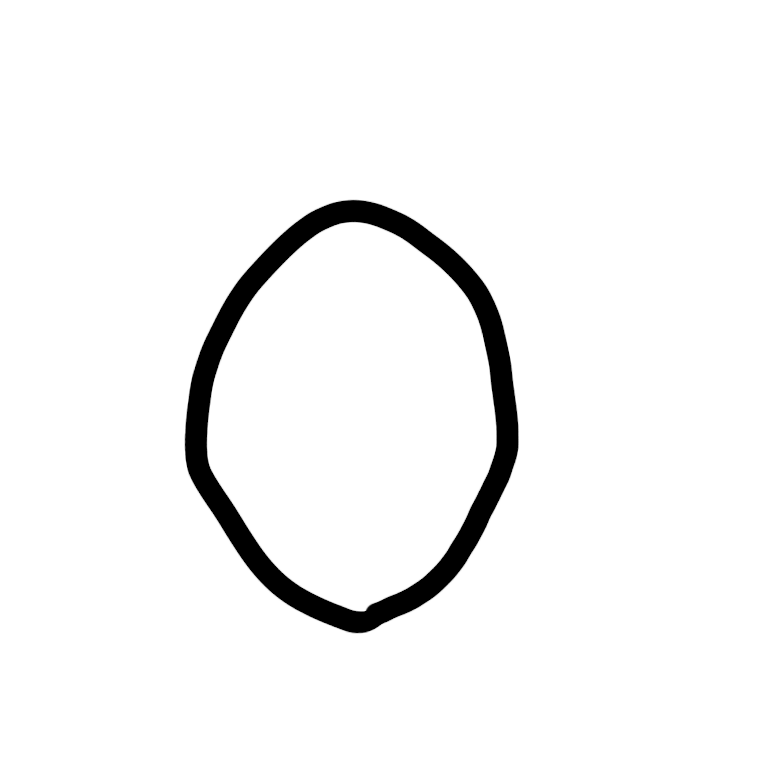
#> input picture handwrite_numbers/0_1.png, 768 x 768 px; its folder holds 4 pictures in this run
$ python logi.py
#> lines starting #> are read from the running program, lines starting #| are printed output that depends on the picture
### パッケージ（os, numpy, PIL, matplotlib）のインポート
# os: ディレクトリの操作を簡単にするモジュール
import os
# numpy(np): 配列計算の効率化モジュール
import numpy as np
# pillow(PIL): 画像データ処理のモジュール
from PIL import Image
# matplotlib(plt): 画像を表示するためのモジュール
import matplotlib.pyplot as plt

# sklearnのインポート
import sklearn
# 手書き文字のデータ(load_digits)
from sklearn.datasets import load_digits
# ロジスティック回帰のモジュール(LogisticRegression)
from sklearn.linear_model import LogisticRegression
# 教師データの分割をするモジュール(train_test_split)
# 参考文献では、`from sklearn.cross_validation import train_test_split`だったが、現在は以下が正しい
from sklearn.model_selection import train_test_split

# timeit: 処理時間を測定するためのモジュール
import timeit

### 画像データ読み込み、加工

# 画像の入っているフォルダを指定し、中身のファイル名を取得
# filenames = sorted(os.listdir('handwrite_numbers'))
# filenames = sorted(os.listdir('handwrite2_numbers'))
filenames = sorted(os.listdir('handwrite3_numbers'))
# print(filenames)
# ['eight1.png', 'eight2.png', 'eight3.png', 'five1.png', 'five2.png', 'five3.png', 'four1.png', 'four2.png', 'four3.png', 'nine1.png', 'nine2.png', 'nine3.png', 'one1.png', 'one2.png', 'one3.png', 'seven1.png', 'seven2.png', 'seven3.png', 'six1.png', 'six2.png', 'six3.png', 'three1.png', 'three2.png', 'three3.png', 'two1.png', 'two2.png', 'two3.png', 'zero1.png', 'zero2.png', 'zero3.png']

# フォルダ内の全画像をデータ化
# np.empty() 要素の値が不定の状態のままで，指定した大きさの配列を生成する関数
img_test = np.empty((0, 64))
for filename in filenames:
    # 画像ファイルを取得、グレースケール（モノクロ）にしてサイズ変更
    # img = Image.open('handwrite_numbers/' + filename).convert('L')

    img = Image.open('handwrite_numbers/' + filename).convert('L')
    # 画像の表示
    # img.show()
    resize_img = img.resize((64, 64))
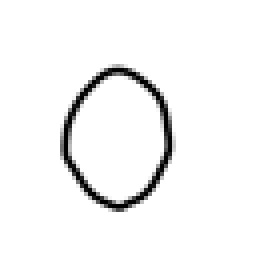
#> resize_img: PIL image 64x64 L (shown 4 times larger); min 0, max 255, mean 244.4
    # リサイズされていることを確認
    # resize_img.show()

    # サイズを更に縮めて配列を作り、sklearnのdigitsと同じ型（8 × 8）にする
    # 通常のpng画像の明度は0〜255なので、サンプルデータに合わせて0〜15に変換
    img_data256 = np.array([])
    # 64画素の1画素ずつ明るさをプロット
    for y in range(8):
        for x in range(8):
            # 1画素に縮小される範囲の明るさの二乗平均をとり、白黒反転(sklearnのdigitsに合わせるため)
            # crop()は、画像の一部の領域を切り抜くメソッド。切り出す領域を引数(left, upper, right, lower)（要は左上と右下の座標）で指定する。
            crop = np.asarray(resize_img.crop((x * 8, y * 8, x * 8 + 8, y * 8 + 8)))
            bright = 255 - crop.mean()**2 / 255
            img_data256 = np.append(img_data256, bright)

    # 画像データ内の最小値が0, 最大値が15になるようになるように計算(sklearnのdigitsに合わせるため)
    min_bright = img_data256.min()
    max_bright = img_data256.max()
    img_data16 = (img_data256 - min_bright) / (max_bright - min_bright) * 16

    # 加工した画像データをedited_imagesに出力する
    # reshape(8, 8)で8 × 8にする
    # cmap='gray'でグレースケールで表示
    # plt.imshow(img_data16.astype(np.uint8).reshape(8, 8), cmap='gray')
    # plt.savefig("/Users/ryuto/works/judge-num/edited3_numbers/edited_" + filename.replace(".png", "") + ".png")

    # 加工した画像データの配列をまとめる
    # np._r 配列同士の結合
    # astype() データ型の変換（キャスト）
    # np.uint8 符号なし8ビット整数型（整数に変換）
    # reshape(1, -1) -1を使用すると、元の要素数に合わせて自動で適切な値が設定される
    img_test = np.r_[img_test, img_data16.astype(np.uint8).reshape(1, -1)]

# img_testを調べる。
# print("img_test.shape", img_test.shape)
# > img_test.shape (30, 64)


# sklearn のデータセットから取得、目的変数Xと説明変数yに分ける
digits = load_digits()
X = digits.data
y = digits.target

# X, yを調べる
# print("X:", X.shape)
# print("y:", y.shape)
# > X: (1797, 64)
# > y: (1797,)

# sklearnのデータセットを画像として保存する
# リスト（配列）などのイテラブルオブジェクトの要素とインデックス（カウンタ）を同時に取得したい場合は、enumerate()関数を使う。
# for i, x in enumerate(X[:10]):
#     plt.imshow(x.reshape(8, 8), cmap='gray')
#     plt.savefig("/home/ryuto/judge-num/sklearn_numbers/sklearn_" + str(i) + ".png")

# 教師データとテストデータに分ける
train_size = 1000
test_size = 700
X_train, X_test, y_train, y_test = train_test_split(X, y, train_size=train_size, test_size=test_size, random_state=0)
# ロジスティック回帰のモデルを作る。教師データを使って学習
# FutureWarning: Default solver will be changed to 'lbfgs' in 0.22. Specify a solver to silence this warning.
#   FutureWarning)
# solver='liblinear'を追記することで、上記のWarningが出ないようになった。

# FutureWarning: Default multi_class will be changed to 'auto' in 0.22. Specify the multi_class option to silence this warning.
#   "this warning.", FutureWarning)
# 同様に、multi_class='auto'を追記することで、上記のWarningが出ないようになった。
# 参考記事： https://machinelearningmastery.com/how-to-fix-futurewarning-messages-in-scikit-learn/
logreg = LogisticRegression(solver='liblinear', multi_class='auto')

loop_count = 10
print("学習時間：", timeit.timeit(lambda: logreg.fit(X_train, y_train), number=loop_count) / loop_count)
print("教師データのスコア：", logreg.score(X_train, y_train))
print("テストデータのスコア：", logreg.score(X_test, y_test))

# 画像データの正解を配列にしておく
X_true = []
for filename in filenames:
    X_true = X_true + [int(filename[:1])]

X_true = np.array(X_true)

pred_logreg = logreg.predict(img_test)

# 結果の出力
print("判定結果")
print("観測：", X_true)
print("予測：", pred_logreg)
print("正答率：", logreg.score(img_test, X_true))

### test_size = 0.5
# 教師データのスコア： 0.9988864142538976
# テストデータのスコア： 0.9443826473859844
## handwrite_numbers
# 判定結果
# 観測： [0 0 0 1 1 1 2 2 2 3 3 3 4 4 4 5 5 5 6 6 6 7 7 7 8 8 8 9 9 9]
# 予測： [1 1 1 8 1 1 4 8 4 4 1 1 1 1 1 1 1 1 6 1 6 7 1 1 6 1 1 4 4 1]
# 正答率： 0.16666666666666666

## handwrite2_numbers
# 判定結果
# 観測： [0 0 0 1 1 1 2 2 2 3 3 3 4 4 4 5 5 5 6 6 6 7 7 7 8 8 8 9 9 9]
# 予測： [0 0 0 6 1 1 2 2 2 3 6 9 6 4 7 5 5 1 5 4 4 7 1 7 9 5 5 5 9 9]
# 正答率： 0.5333333333333333

## handwrite3_numbers
# 判定結果
# 観測： [0 0 0 1 1 1 2 2 2 3 3 3 4 4 4 5 5 5 6 6 6 7 7 7 8 8 8 9 9 9]
# 予測： [0 0 0 6 1 1 2 8 2 9 9 1 6 6 4 5 1 5 4 4 6 7 7 7 3 1 4 1 9 9]
# 正答率： 0.5333333333333333

### train_size = 1000, test_size = 700
# 学習時間： 0.11179445580000003
# 教師データのスコア： 0.999
# テストデータのスコア： 0.94
## handwrite_numbers
# 判定結果
# 観測： [0 0 0 1 1 1 2 2 2 3 3 3 4 4 4 5 5 5 6 6 6 7 7 7 8 8 8 9 9 9]
# 予測： [1 1 4 8 1 1 4 4 4 4 1 4 4 4 4 1 1 4 4 1 6 7 1 1 6 6 1 4 4 1]
# 正答率： 0.23333333333333334
## handwrite2_numbers
# 判定結果
# 観測： [0 0 0 1 1 1 2 2 2 3 3 3 4 4 4 5 5 5 6 6 6 7 7 7 8 8 8 9 9 9]
# 予測： [0 0 0 6 1 6 2 2 2 3 6 9 6 4 4 5 5 4 5 4 4 7 1 7 9 3 3 8 9 9]
# 正答率： 0.5333333333333333
## handwrite3_numbers
# 判定結果
# 観測： [0 0 0 1 1 1 2 2 2 3 3 3 4 4 4 5 5 5 6 6 6 7 7 7 8 8 8 9 9 9]
# 予測： [0 0 0 6 1 1 2 2 2 9 3 1 4 6 4 5 9 5 4 4 6 7 7 7 8 1 4 4 9 9]
# 正答率： 0.6666666666666666

$ run again, on handwrite_numbers/2_1.png
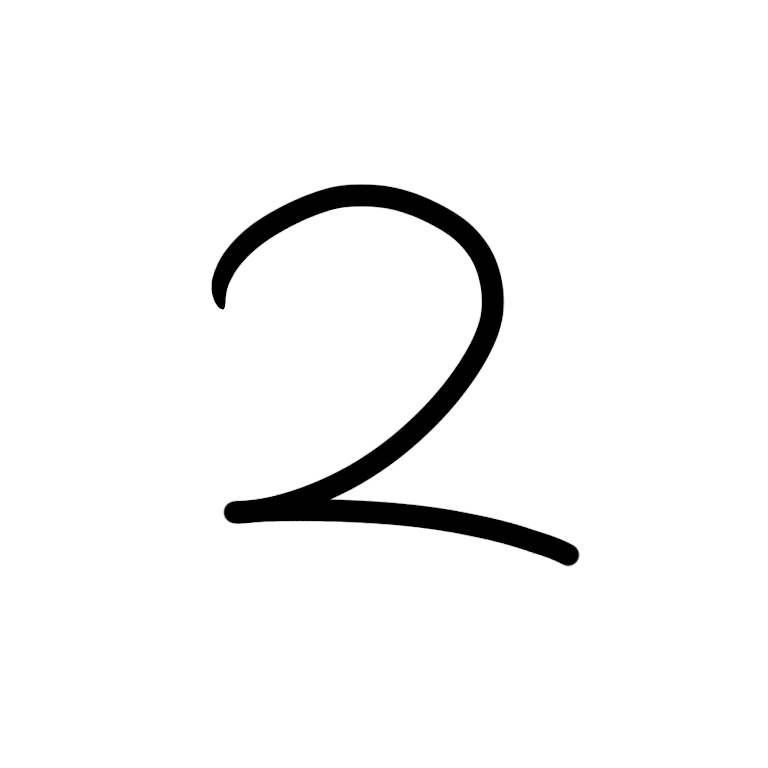
#> input picture handwrite_numbers/2_1.png, 768 x 768 px
#> `resize_img = img.resize((64, 64))`:
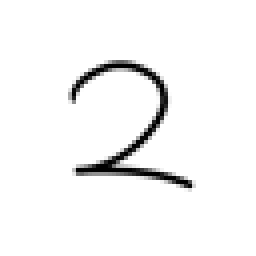
#> resize_img: PIL image 64x64 L (shown 4 times larger); min 0, max 255, mean 245.3
